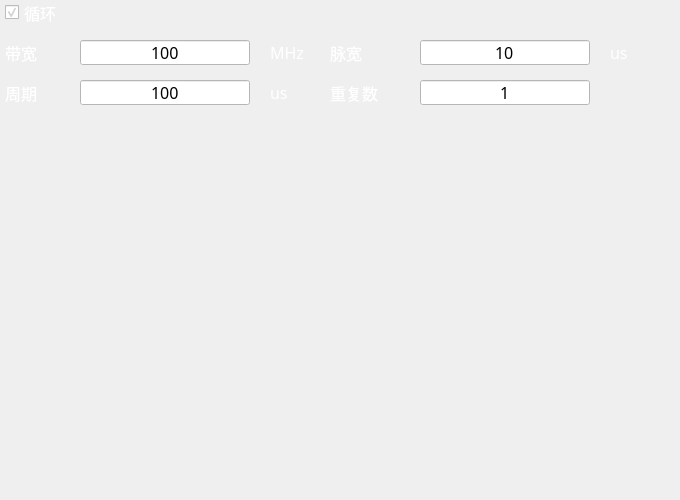
     <widget class="QWidget" name="wdt_pri_rect_freq" native="true">
      <property name="geometry">
       <rect>
        <x>10</x>
        <y>90</y>
        <width>680</width>
        <height>500</height>
       </rect>
      </property>
      <widget class="QLineEdit" name="line_pri_rect_freq_repeat">
       <property name="geometry">
        <rect>
         <x>420</x>
         <y>80</y>
         <width>170</width>
         <height>25</height>
        </rect>
       </property>
       <property name="minimumSize">
        <size>
         <width>150</width>
         <height>25</height>
        </size>
       </property>
       <property name="font">
        <font>
         <family>微软雅黑</family>
         <pointsize>12</pointsize>
        </font>
       </property>
       <property name="styleSheet">
        <string notr="true">QLineEdit {
	background-color:white;
	color: black;
}</string>
       </property>
       <property name="text">
        <string>1</string>
       </property>
       <property name="alignment">
        <set>Qt::AlignCenter</set>
       </property>
      </widget>
      <widget class="QLineEdit" name="line_pri_rect_freq_period">
       <property name="geometry">
        <rect>
         <x>80</x>
         <y>80</y>
         <width>170</width>
         <height>25</height>
        </rect>
       </property>
       <property name="minimumSize">
        <size>
         <width>150</width>
         <height>25</height>
        </size>
       </property>
       <property name="font">
        <font>
         <family>微软雅黑</family>
         <pointsize>12</pointsize>
        </font>
       </property>
       <property name="styleSheet">
        <string notr="true">QLineEdit {
	background-color:white;
	color: black;
}</string>
       </property>
       <property name="text">
        <string>100</string>
       </property>
       <property name="alignment">
        <set>Qt::AlignCenter</set>
       </property>
      </widget>
      <widget class="QLabel" name="unit_pri_rect_freq_bw">
       <property name="geometry">
        <rect>
         <x>270</x>
         <y>40</y>
         <width>50</width>
         <height>25</height>
        </rect>
       </property>
       <property name="minimumSize">
        <size>
         <width>50</width>
         <height>0</height>
        </size>
       </property>
       <property name="font">
        <font>
         <family>微软雅黑</family>
         <pointsize>12</pointsize>
        </font>
       </property>
       <property name="styleSheet">
        <string notr="true">QLabel {
	color:white;
}</string>
       </property>
       <property name="text">
        <string>MHz</string>
       </property>
      </widget>
      <widget class="QLabel" name="label_91">
       <property name="geometry">
        <rect>
         <x>5</x>
         <y>80</y>
         <width>70</width>
         <height>25</height>
        </rect>
       </property>
       <property name="minimumSize">
        <size>
         <width>0</width>
         <height>25</height>
        </size>
       </property>
       <property name="font">
        <font>
         <family>微软雅黑</family>
         <pointsize>12</pointsize>
        </font>
       </property>
       <property name="styleSheet">
        <string notr="true">QLabel {
	color:white;
}</string>
       </property>
       <property name="text">
        <string>周期</string>
       </property>
       <property name="alignment">
        <set>Qt::AlignLeading|Qt::AlignLeft|Qt::AlignVCenter</set>
       </property>
      </widget>
      <widget class="QLabel" name="label_92">
       <property name="geometry">
        <rect>
         <x>330</x>
         <y>80</y>
         <width>85</width>
         <height>25</height>
        </rect>
       </property>
       <property name="minimumSize">
        <size>
         <width>0</width>
         <height>25</height>
        </size>
       </property>
       <property name="font">
        <font>
         <family>微软雅黑</family>
         <pointsize>12</pointsize>
        </font>
       </property>
       <property name="styleSheet">
        <string notr="true">QLabel {
	color:white;
}</string>
       </property>
       <property name="text">
        <string>重复数</string>
       </property>
      </widget>
      <widget class="QWidget" name="gridWidget_10" native="true">
       <property name="geometry">
        <rect>
         <x>480</x>
         <y>450</y>
         <width>191</width>
         <height>51</height>
        </rect>
       </property>
       <layout class="QGridLayout" name="gridLayout_10"/>
      </widget>
      <widget class="QLabel" name="unit_pri_rect_freq_pw">
       <property name="geometry">
        <rect>
         <x>610</x>
         <y>40</y>
         <width>50</width>
         <height>25</height>
        </rect>
       </property>
       <property name="minimumSize">
        <size>
         <width>50</width>
         <height>0</height>
        </size>
       </property>
       <property name="font">
        <font>
         <family>微软雅黑</family>
         <pointsize>12</pointsize>
        </font>
       </property>
       <property name="styleSheet">
        <string notr="true">QLabel {
	color:white;
}</string>
       </property>
       <property name="text">
        <string>us</string>
       </property>
      </widget>
      <widget class="QLineEdit" name="line_pri_rect_freq_bw">
       <property name="geometry">
        <rect>
         <x>80</x>
         <y>40</y>
         <width>170</width>
         <height>25</height>
        </rect>
       </property>
       <property name="minimumSize">
        <size>
         <width>150</width>
         <height>25</height>
        </size>
       </property>
       <property name="font">
        <font>
         <family>微软雅黑</family>
         <pointsize>12</pointsize>
        </font>
       </property>
       <property name="styleSheet">
        <string notr="true">QLineEdit {
	background-color:white;
	color: black;
}</string>
       </property>
       <property name="text">
        <string>100</string>
       </property>
       <property name="alignment">
        <set>Qt::AlignCenter</set>
       </property>
      </widget>
      <widget class="QLabel" name="label_93">
       <property name="geometry">
        <rect>
         <x>5</x>
         <y>40</y>
         <width>70</width>
         <height>25</height>
        </rect>
       </property>
       <property name="minimumSize">
        <size>
         <width>0</width>
         <height>25</height>
        </size>
       </property>
       <property name="font">
        <font>
         <family>微软雅黑</family>
         <pointsize>12</pointsize>
        </font>
       </property>
       <property name="styleSheet">
        <string notr="true">QLabel {
	color:white;
}</string>
       </property>
       <property name="text">
        <string>带宽</string>
       </property>
       <property name="alignment">
        <set>Qt::AlignLeading|Qt::AlignLeft|Qt::AlignVCenter</set>
       </property>
      </widget>
      <widget class="QLabel" name="label_94">
       <property name="geometry">
        <rect>
         <x>330</x>
         <y>40</y>
         <width>85</width>
         <height>25</height>
        </rect>
       </property>
       <property name="minimumSize">
        <size>
         <width>0</width>
         <height>25</height>
        </size>
       </property>
       <property name="font">
        <font>
         <family>微软雅黑</family>
         <pointsize>12</pointsize>
        </font>
       </property>
       <property name="styleSheet">
        <string notr="true">QLabel {
	color:white;
}</string>
       </property>
       <property name="text">
        <string>脉宽</string>
       </property>
       <property name="alignment">
        <set>Qt::AlignLeading|Qt::AlignLeft|Qt::AlignVCenter</set>
       </property>
      </widget>
      <widget class="QLineEdit" name="line_pri_rect_freq_pw">
       <property name="geometry">
        <rect>
         <x>420</x>
         <y>40</y>
         <width>170</width>
         <height>25</height>
        </rect>
       </property>
       <property name="minimumSize">
        <size>
         <width>150</width>
         <height>25</height>
        </size>
       </property>
       <property name="font">
        <font>
         <family>微软雅黑</family>
         <pointsize>12</pointsize>
        </font>
       </property>
       <property name="styleSheet">
        <string notr="true">QLineEdit {
	background-color:white;
	color: black;
}</string>
       </property>
       <property name="text">
        <string>10</string>
       </property>
       <property name="alignment">
        <set>Qt::AlignCenter</set>
       </property>
      </widget>
      <widget class="QCheckBox" name="btn_pri_rect_freq_loop">
       <property name="geometry">
        <rect>
         <x>5</x>
         <y>0</y>
         <width>75</width>
         <height>25</height>
        </rect>
       </property>
       <property name="minimumSize">
        <size>
         <width>75</width>
         <height>25</height>
        </size>
       </property>
       <property name="font">
        <font>
         <family>微软雅黑</family>
         <pointsize>12</pointsize>
        </font>
       </property>
       <property name="tabletTracking">
        <bool>false</bool>
       </property>
       <property name="styleSheet">
        <string notr="true">QCheckBox {
	color:white;
}</string>
       </property>
       <property name="text">
        <string>循环</string>
       </property>
       <property name="checked">
        <bool>true</bool>
       </property>
      </widget>
      <widget class="QLabel" name="unit_pri_rect_freq_period">
       <property name="geometry">
        <rect>
         <x>270</x>
         <y>80</y>
         <width>50</width>
         <height>25</height>
        </rect>
       </property>
       <property name="minimumSize">
        <size>
         <width>50</width>
         <height>0</height>
        </size>
       </property>
       <property name="font">
        <font>
         <family>微软雅黑</family>
         <pointsize>12</pointsize>
        </font>
       </property>
       <property name="styleSheet">
        <string notr="true">QLabel {
	color:white;
}</string>
       </property>
       <property name="text">
        <string>us</string>
       </property>
      </widget>
     </widget>
